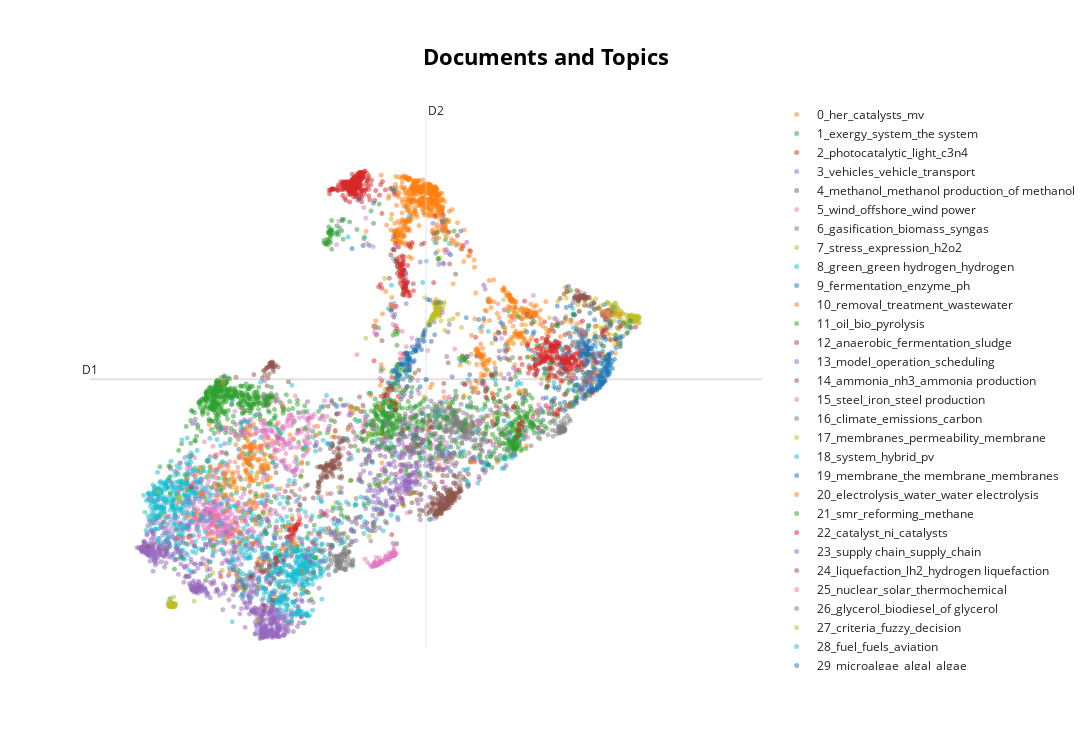

Notebook code cell kept with this figure:
### Code cell
# Reduce outliers
#new_topics = topic_model.reduce_outliers(abstracts, topics, probabilities=probs, 
#                             threshold=0.1, strategy="probabilities")

#new_topics = topic_model.reduce_outliers(abstracts, topics, strategy="embeddings", threshold=0.1)

# Use the "c-TF-IDF" strategy with a threshold
#new_topics = topic_model.reduce_outliers(abstracts, topics , strategy="c-tf-idf", threshold=0.05)

# Reduce all outliers that are left with the "distributions" strategy
new_topics = topic_model.reduce_outliers(abstracts, topics, strategy="distributions", threshold=0.1)

topic_model.update_topics(abstracts, topics=new_topics, n_gram_range=(1, 2),ctfidf_model = ClassTfidfTransformer(reduce_frequent_words=True))
topic_model.visualize_documents(abstracts, reduced_embeddings=reduced_embeddings, 
                                hide_document_hover=True, hide_annotations=True)

### Figure 1 — Plotly figure (JSON) as saved in the notebook; plotly's stock layout.template omitted (floating-point values rounded to 4 significant figures; data arrays with more than 128 entries replaced by an {"elided": "..."} marker saying what was removed)
{"data": [{"hoverinfo": "text", "marker": {"color": "#CFD8DC", "opacity": 0.5, "size": 5}, "mode": "markers+text", "name": "other", "showlegend": false, "type": "scattergl", "x": [null], "y": [null]}, {"hoverinfo": "text", "marker": {"opacity": 0.5, "size": 5}, "mode": "markers+text", "name": "0_her_catalysts_mv", "text": {"elided": "461 str values"}, "textfont": {"size": 12}, "type": "scattergl", "x": {"elided": "461 float values"}, "y": {"elided": "461 float values"}}, {"hoverinfo": "text", "marker": {"opacity": 0.5, "size": 5}, "mode": "markers+text", "name": "1_exergy_system_the system", "text": {"elided": "509 str values"}, "textfont": {"size": 12}, "type": "scattergl", "x": {"elided": "509 float values"}, "y": {"elided": "509 float values"}}, {"hoverinfo": "text", "marker": {"opacity": 0.5, "size": 5}, "mode": "markers+text", "name": "2_photocatalytic_light_c3n4", "text": {"elided": "252 str values"}, "textfont": {"size": 12}, "type": "scattergl", "x": {"elided": "252 float values"}, "y": {"elided": "252 float values"}}, {"hoverinfo": "text", "marker": {"opacity": 0.5, "size": 5}, "mode": "markers+text", "name": "3_vehicles_vehicle_transport", "text": {"elided": "356 str values"}, "textfont": {"size": 12}, "type": "scattergl", "x": {"elided": "356 float values"}, "y": {"elided": "356 float values"}}, {"hoverinfo": "text", "marker": {"opacity": 0.5, "size": 5}, "mode": "markers+text", "name": "4_methanol_methanol production_of methanol", "text": {"elided": "270 str values"}, "textfont": {"size": 12}, "type": "scattergl", "x": {"elided": "270 float values"}, "y": {"elided": "270 float values"}}, {"hoverinfo": "text", "marker": {"opacity": 0.5, "size": 5}, "mode": "markers+text", "name": "5_wind_offshore_wind power", "text": {"elided": "352 str values"}, "textfont": {"size": 12}, "type": "scattergl", "x": {"elided": "352 float values"}, "y": {"elided": "352 float values"}}, {"hoverinfo": "text", "marker": {"opacity": 0.5, "size": 5}, "mode": "markers+text", "name": "6_gasification_biomass_syngas", "text": {"elided": "361 str values"}, "textfont": {"size": 12}, "type": "scattergl", "x": {"elided": "361 float values"}, "y": {"elided": "361 float values"}}, {"hoverinfo": "text", "marker": {"opacity": 0.5, "size": 5}, "mode": "markers+text", "name": "7_stress_expression_h2o2", "text": {"elided": "175 str values"}, "textfont": {"size": 12}, "type": "scattergl", "x": {"elided": "175 float values"}, "y": {"elided": "175 float values"}}, {"hoverinfo": "text", "marker": {"opacity": 0.5, "size": 5}, "mode": "markers+text", "name": "8_green_green hydrogen_hydrogen", "text": {"elided": "504 str values"}, "textfont": {"size": 12}, "type": "scattergl", "x": {"elided": "504 float values"}, "y": {"elided": "504 float values"}}, {"hoverinfo": "text", "marker": {"opacity": 0.5, "size": 5}, "mode": "markers+text", "name": "9_fermentation_enzyme_ph", "text": {"elided": "233 str values"}, "textfont": {"size": 12}, "type": "scattergl", "x": {"elided": "233 float values"}, "y": {"elided": "233 float values"}}, {"hoverinfo": "text", "marker": {"opacity": 0.5, "size": 5}, "mode": "markers+text", "name": "10_removal_treatment_wastewater", "text": {"elided": "208 str values"}, "textfont": {"size": 12}, "type": "scattergl", "x": {"elided": "208 float values"}, "y": {"elided": "208 float values"}}, {"hoverinfo": "text", "marker": {"opacity": 0.5, "size": 5}, "mode": "markers+text", "name": "11_oil_bio_pyrolysis", "text": {"elided": "265 str values"}, "textfont": {"size": 12}, "type": "scattergl", "x": {"elided": "265 float values"}, "y": {"elided": "265 float values"}}, {"hoverinfo": "text", "marker": {"opacity": 0.5, "size": 5}, "mode": "markers+text", "name": "12_anaerobic_fermentation_sludge", "text": {"elided": "242 str values"}, "textfont": {"size": 12}, "type": "scattergl", "x": {"elided": "242 float values"}, "y": {"elided": "242 float values"}}, {"hoverinfo": "text", "marker": {"opacity": 0.5, "size": 5}, "mode": "markers+text", "name": "13_model_operation_scheduling", "text": {"elided": "245 str values"}, "textfont": {"size": 12}, "type": "scattergl", "x": {"elided": "245 float values"}, "y": {"elided": "245 float values"}}, {"hoverinfo": "text", "marker": {"opacity": 0.5, "size": 5}, "mode": "markers+text", "name": "14_ammonia_nh3_ammonia production", "text": {"elided": "181 str values"}, "textfont": {"size": 12}, "type": "scattergl", "x": {"elided": "181 float values"}, "y": {"elided": "181 float values"}}, {"hoverinfo": "text", "marker": {"opacity": 0.5, "size": 5}, "mode": "markers+text", "name": "15_steel_iron_steel production", "text": ["", "", "", "", "", "", "", "", "", "", "", "", "", "", "", "", "", "", "", "", "", "", "", "", "", "", "", "", "", "", "", "", "", "", "", "", "", "", "", "", "", "", "", "", "", "", "", "", "", "", "", "", "", "", "", "", "", "", "", "", "", "", "", "", "", "", "", "", "", "", "", "", "", "", "", "", "", "", "", "", "", "", "", "", "", "", "", "", "", "", "", "", "", "", "", "", "", "", "", "", "", "", "", "", "", "", "", "", "", "", "", "", "", "", "", "", "", "", "", "", "", "", ""], "textfont": {"size": 12}, "type": "scattergl", "x": [8.734, 6.943, 8.707, 8.92, 9.831, 8.881, 8.744, 8.993, 8.559, 8.676, 8.691, 9.427, 9.1, 8.661, 8.7, 8.982, 8.867, 8.939, 6.912, 10.39, 9.055, 8.971, 8.965, 11.16, 8.974, 6.72, 8.986, 8.951, 8.952, 7.72, 8.678, 8.899, 8.828, 8.715, 9.75, 8.801, 8.676, 8.894, 8.745, 8.941, 8.657, 9.253, 11.53, 9.322, 9.007, 9.182, 8.666, 8.98, 8.776, 10.7, 9.27, 8.918, 8.849, 8.938, 8.658, 8.973, 8.681, 8.962, 8.728, 8.636, 9.926, 7.74, 10.61, 8.967, 8.649, 7.363, 9.838, 8.689, 8.651, 8.952, 10.58, 8.927, 8.958, 6.659, 8.844, 9.344, 8.516, 8.941, 9.883, 8.705, 9.453, 8.758, 8.841, 8.976, 8.76, 8.968, 8.669, 8.722, 8.971, 8.694, 8.983, 9.363, 8.682, 8.663, 9.498, 8.671, 8.829, 6.531, 8.769, 10.86, 8.817, 8.733, 9.074, 8.68, 8.975, 8.661, 8.97, 11.9, 8.965, 8.739, 7.923, 8.688, 8.955, 9.39, 8.601, 9.226, 9.013, 10.31, 8.661, 8.625, 8.964, 8.907, 8.753], "y": [0.1654, 1.064, 0.1456, 0.3322, 2.9, 0.249, 0.2609, 4.101, 0.1814, 0.128, 0.2717, 3.847, 4.016, 4.096, 0.1418, 0.3267, 0.2444, 0.2982, 2.545, 3.148, 1.673, 0.3412, 0.3865, 4.612, 0.3283, 0.4254, 0.3519, 0.3227, 0.3063, 2.436, 4.087, 0.2388, 2.302, 0.1539, 3.018, 0.2015, 0.1947, 0.3454, 0.201, 0.3344, 0.1691, 3.905, 4.209, 2.643, 4.11, 1.01, 4.105, 0.3179, 0.1744, 4.368, 1.644, 0.2848, 0.2836, 0.3146, 0.1349, 0.3489, 0.159, 0.3222, 0.1536, 0.1215, 3.723, 2.293, 4.472, 4.404, 0.1404, 0.2866, 2.932, 3.964, 4.098, 0.2911, 1.929, 0.2811, 4.13, -0.1195, 0.2275, 3.2, 0.2411, 0.3106, 3.263, 3.975, 3.987, 0.1995, 0.2958, 0.2982, 0.2041, 0.3799, 0.1945, 0.1504, 0.2992, 0.1546, 0.3052, 2.987, 0.1657, 4.089, 3.697, 0.1704, 0.2535, -0.2435, 0.1786, 4.208, 0.2281, 0.1716, 3.65, 0.1307, 0.4456, 4.005, 0.3273, 4.161, 0.3192, 0.1645, 1.039, 3.965, 0.3199, 2.372, 0.1406, 3.432, 0.3302, 2.496, 0.1447, 0.1151, 0.301, 0.2818, 0.1965]}, {"hoverinfo": "text", "marker": {"opacity": 0.5, "size": 5}, "mode": "markers+text", "name": "16_climate_emissions_carbon", "text": {"elided": "173 str values"}, "textfont": {"size": 12}, "type": "scattergl", "x": {"elided": "173 float values"}, "y": {"elided": "173 float values"}}, {"hoverinfo": "text", "marker": {"opacity": 0.5, "size": 5}, "mode": "markers+text", "name": "17_membranes_permeability_membrane", "text": ["", "", "", "", "", "", "", "", "", "", "", "", "", "", "", "", "", "", "", "", "", "", "", "", "", "", "", "", "", "", "", "", "", "", "", "", "", "", "", "", "", "", "", "", "", "", "", "", "", "", "", "", "", "", "", "", "", "", "", "", "", "", "", "", "", "", "", "", "", "", "", "", "", "", "", "", "", "", "", "", "", "", "", "", "", "", "", "", "", "", "", "", ""], "textfont": {"size": 12}, "type": "scattergl", "x": [9.564, 12.46, 9.672, 9.769, 9.458, 9.664, 9.689, 9.589, 9.626, 9.679, 9.611, 9.563, 9.607, 9.685, 9.68, 9.751, 9.598, 9.415, 9.652, 9.708, 9.579, 9.593, 9.69, 9.688, 9.673, 9.581, 9.763, 9.733, 9.636, 9.541, 11.04, 11.82, 9.644, 9.675, 9.562, 9.638, 6.708, 9.601, 9.643, 9.636, 9.685, 9.515, 10.94, 9.608, 9.617, 9.546, 9.624, 9.633, 9.511, 9.641, 9.608, 9.693, 9.497, 9.628, 9.684, 9.63, 11.41, 8.825, 11.86, 9.595, 12.03, 9.696, 9.516, 9.637, 9.613, 9.657, 9.622, 9.637, 8.925, 10.03, 9.615, 9.835, 9.732, 9.628, 9.651, 8.056, 12.18, 9.637, 9.773, 9.688, 9.678, 9.623, 9.597, 9.629, 9.614, 9.664, 9.646, 9.902, 9.664, 9.685, 9.551, 9.659, 11.29], "y": [4.23, 4.484, 4.484, 4.033, 4.573, 4.357, 4.411, 4.287, 4.37, 4.297, 4.478, 4.257, 4.271, 4.275, 4.514, 4.472, 4.282, 3.938, 4.313, 4.19, 4.287, 4.258, 4.273, 4.39, 4.316, 4.247, 4.496, 4.379, 4.404, 4.188, 4.123, 4.584, 4.333, 4.404, 4.222, 4.42, 2.384, 4.302, 4.444, 4.467, 4.388, 4.139, 3.034, 4.27, 4.482, 4.204, 4.335, 4.323, 4.158, 4.327, 5.575, 5.231, 4.104, 4.467, 4.384, 4.549, 4.24, 4.893, 4.454, 4.473, 2.957, 4.405, 4.139, 4.332, 4.328, 4.338, 4.454, 4.321, 5.876, 4.08, 4.291, 5.832, 4.408, 4.332, 4.327, 1.178, 4.395, 4.49, 5.626, 4.402, 4.373, 4.241, 4.292, 4.451, 4.4, 4.511, 4.426, 4.228, 5.347, 4.369, 4.178, 4.387, 3.232]}, {"hoverinfo": "text", "marker": {"opacity": 0.5, "size": 5}, "mode": "markers+text", "name": "18_system_hybrid_pv", "text": {"elided": "428 str values"}, "textfont": {"size": 12}, "type": "scattergl", "x": {"elided": "428 float values"}, "y": {"elided": "428 float values"}}, {"hoverinfo": "text", "marker": {"opacity": 0.5, "size": 5}, "mode": "markers+text", "name": "19_membrane_the membrane_membranes", "text": ["", "", "", "", "", "", "", "", "", "", "", "", "", "", "", "", "", "", "", "", "", "", "", "", "", "", "", "", "", "", "", "", "", "", "", "", "", "", "", "", "", "", "", "", "", "", "", "", "", "", "", "", "", "", "", "", "", "", "", "", "", "", "", "", "", "", "", "", "", "", "", "", "", "", "", "", "", "", "", "", "", "", "", "", "", "", "", "", "", "", "", "", "", "", "", "", "", "", "", "", "", "", "", "", "", "", "", "", "", "", "", "", "", "", "", "", "", "", "", "", "", "", "", "", "", "", "", ""], "textfont": {"size": 12}, "type": "scattergl", "x": [9.612, 8.827, 9.48, 9.174, 11.06, 9.377, 8.976, 11.71, 10.13, 11.76, 9.217, 9.166, 9.463, 9.314, 9.013, 9.094, 9.229, 9.216, 9.066, 8.578, 9.175, 9.501, 7.591, 9.176, 9.227, 10.38, 8.962, 9.182, 9.059, 8.313, 9.448, 7.73, 6.533, 9.207, 9.448, 9.027, 10.11, 9.046, 9.315, 10.27, 11.8, 9.367, 9.037, 9.022, 9.005, 9.2, 9.115, 9.295, 9.336, 9.173, 9.182, 9.275, 11.65, 8.571, 8.999, 9.38, 9.044, 8.974, 8.942, 9.246, 9.477, 8.878, 9.403, 10.57, 9.118, 9.156, 8.996, 8.939, 9.018, 9.341, 9.203, 9.081, 10.3, 9.032, 9.162, 10.65, 9.191, 9.638, 9.06, 9.702, 8.922, 9.117, 9.228, 6.796, 9.542, 9.366, 9.01, 9.298, 9.167, 9.323, 9.432, 9.34, 9.204, 8.8, 9.535, 12.28, 8.428, 9.118, 9.448, 9.548, 11.85, 9.108, 9.068, 12.29, 9.141, 9.202, 9.208, 8.583, 9.171, 8.912, 9.182, 9.276, 9.145, 9.43, 9.219, 9.258, 9.178, 9.291, 9.219, 8.486, 9.137, 9.558, 9.114, 9.859, 11.83, 8.955, 9.043, 9.475], "y": [3.959, 2.903, 2.611, 3.273, 4.006, 3.866, 6.34, 4.761, 3.597, 3.767, 3.559, 3.475, 4.04, 3.689, 3.277, 3.47, 3.201, 3.541, 3.481, 2.988, 3.51, 4.544, 0.7865, 3.097, 3.652, 4.229, 3.146, 3.556, 3.294, 5.387, 3.857, 2.117, 2.061, 3.433, 3.951, 3.159, 4.242, 3.295, 3.712, 3.605, 4.562, 3.788, 3.206, 3.334, 3.368, 3.582, 3.46, 3.717, 3.761, 3.641, 3.647, 3.507, 2.842, 1.222, 3.393, 3.098, 3.472, 3.347, 2.706, 3.004, 3.216, 3.165, 3.71, 3.877, 3.494, 3.335, 3.227, 2.799, 3.328, 3.875, 3.365, 3.468, 4.211, 3.29, 3.383, 4.162, 3.458, 4.49, 3.408, 4.489, 3.066, 3.223, 3.497, 2.41, 4.531, 3.753, 3.248, 3.704, 3.661, 3.688, 3.977, 3.804, 3.525, 2.712, 4.12, 4.458, 6.21, 3.45, 4.013, 1.826, 4.045, 2.935, 3.285, 3.921, 3.562, 3.579, 3.378, 5.44, 3.613, 3.158, 3.641, 3.672, 3.661, 3.919, 3.571, 3.759, 3.561, 3.533, 3.372, 5.437, 3.365, 3.85, 2.444, 5.284, 4.006, 3.369, 3.221, 3.217]}, {"hoverinfo": "text", "marker": {"opacity": 0.5, "size": 5}, "mode": "markers+text", "name": "20_electrolysis_water_water electrolysis", "text": {"elided": "303 str values"}, "textfont": {"size": 12}, "type": "scattergl", "x": {"elided": "303 float values"}, "y": {"elided": "303 float values"}}, {"hoverinfo": "text", "marker": {"opacity": 0.5, "size": 5}, "mode": "markers+text", "name": "21_smr_reforming_methane", "text": {"elided": "338 str values"}, "textfont": {"size": 12}, "type": "scattergl", "x": {"elided": "338 float values"}, "y": {"elided": "338 float values"}}, {"hoverinfo": "text", "marker": {"opacity": 0.5, "size": 5}, "mode": "markers+text", "name": "22_catalyst_ni_catalysts", "text": ["", "", "", "", "", "", "", "", "", "", "", "", "", "", "", "", "", "", "", "", "", "", "", "", "", "", "", "", "", "", "", "", "", "", "", "", "", "", "", "", "", "", "", "", "", "", "", "", "", "", "", "", "", "", "", "", "", "", "", "", "", "", "", "", "", "", "", "", "", "", "", "", "", "", "", "", "", "", "", "", "", "", "", "", "", "", "", "", "", "", "", "", "", "", "", "", "", "", "", "", "", "", "", "", "", "", "", "", "", "", "", "", "", "", "", "", "", "", "", "", "", "", "", "", ""], "textfont": {"size": 12}, "type": "scattergl", "x": [9.25, 9.142, 9.064, 9.212, 11.04, 9.201, 9.074, 10.78, 9.107, 11.74, 9.226, 9.13, 8.826, 9.157, 11.93, 9.231, 9.129, 8.658, 11.54, 9.118, 8.781, 9.123, 11.55, 11.58, 9.552, 9.131, 8.847, 8.886, 9.069, 9.143, 9.117, 9.02, 9.188, 9.186, 8.77, 11.49, 11.36, 10.73, 9.059, 9.112, 11.34, 9.12, 9.008, 9.126, 9.009, 9.158, 10.85, 11.48, 9.142, 9.104, 8.992, 9.121, 9.112, 9.186, 9.113, 12.1, 9.835, 9.09, 9.04, 10.85, 9.102, 10.17, 9.18, 9.155, 8.908, 9.103, 8.985, 9.162, 11.4, 9.255, 9.618, 10.94, 9.066, 9.013, 9.092, 9.121, 10.58, 11.22, 9.075, 9.109, 9.09, 9.136, 10.91, 9.026, 11.54, 9.123, 11.4, 9.968, 9.207, 9.531, 9.105, 9.129, 9.124, 9.14, 9.128, 9.072, 9.595, 11.7, 10.98, 8.855, 11.3, 9.084, 9.199, 8.945, 10.26, 11.24, 11.53, 8.45, 9.059, 9.152, 9.121, 9.125, 8.752, 9.06, 8.997, 9.278, 9.445, 9.156, 9.161, 10.53, 9.108, 8.998, 9.181, 9.066, 9.127], "y": [2.013, 4.759, 4.949, 5.466, 2.978, 4.603, 5.052, 2.944, 4.947, 2.814, 4.61, 4.613, 2.944, 4.712, 4.186, 5.418, 5.251, 3.528, 2.716, 5.049, 3.199, 4.824, 3.775, 2.711, 2.416, 4.899, 2.958, 3.055, 4.81, 4.757, 5.122, 4.057, 4.673, 5.106, 2.942, 2.637, 2.785, 2.639, 5.016, 5.132, 4.174, 5.184, 4.429, 5.029, 5.214, 4.782, 2.771, 2.859, 4.677, 4.95, 2.718, 4.668, 4.997, 4.832, 4.961, 2.997, 5.659, 4.857, 2.937, 2.762, 4.991, 5.343, 4.67, 4.794, 2.851, 5.266, 6.28, 4.808, 2.73, 5.487, 5.928, 2.358, 5.065, 5.161, 5.104, 4.736, 2.777, 2.701, 5.109, 5.022, 4.926, 4.861, 2.258, 4.976, 2.649, 4.842, 3.247, 5.602, 4.662, 2.542, 4.758, 4.719, 3.635, 4.791, 5.027, 4.973, 4.822, 4.673, 2.442, 2.968, 3.9, 5.125, 5.435, 3.047, 3.916, 2.416, 2.639, 2.688, 5.241, 4.757, 4.718, 4.629, 2.766, 4.914, 5.462, 4.688, 5.477, 4.963, 4.719, 2.91, 5.196, 2.812, 4.825, 5.126, 5.032]}, {"hoverinfo": "text", "marker": {"opacity": 0.5, "size": 5}, "mode": "markers+text", "name": "23_supply chain_supply_chain", "text": {"elided": "154 str values"}, "textfont": {"size": 12}, "type": "scattergl", "x": {"elided": "154 float values"}, "y": {"elided": "154 float values"}}, {"hoverinfo": "text", "marker": {"opacity": 0.5, "size": 5}, "mode": "markers+text", "name": "24_liquefaction_lh2_hydrogen liquefaction", "text": ["", "", "", "", "", "", "", "", "", "", "", "", "", "", "", "", "", "", "", "", "", "", "", "", "", "", "", "", "", "", "", "", "", "", "", "", "", "", "", "", "", "", "", "", "", "", "", "", "", "", "", "", "", "", "", "", "", "", "", "", "", "", "", "", "", "", "", "", "", "", "", "", "", "", "", "", "", "", "", ""], "textfont": {"size": 12}, "type": "scattergl", "x": [7.023, 7.05, 9.388, 7.036, 7.058, 7.937, 8.925, 6.605, 7.041, 7.065, 7.051, 7.031, 7.042, 6.991, 7.079, 7.043, 7.035, 7.04, 6.975, 7.061, 7.022, 6.922, 6.966, 7.045, 7.002, 7.043, 7.099, 7.046, 6.984, 6.941, 6.451, 7.129, 9.305, 7.19, 7.06, 7.04, 6.996, 9.755, 6.9, 9.94, 6.77, 7.03, 7.068, 7.039, 7.058, 7.035, 8.373, 7.113, 7.074, 6.943, 6.72, 7.008, 7.059, 7.062, 6.836, 7.06, 6.725, 7.02, 9.452, 6.959, 7.068, 6.491, 6.83, 9.361, 6.924, 8.922, 7.042, 7.056, 9.257, 7.039, 6.978, 9.881, 7.152, 9.824, 9.041, 7.04, 7.046, 7.058, 6.872, 10.19], "y": [3.464, 3.477, 2.236, 3.48, 3.475, 2.775, 4.371, -0.1911, 3.445, 3.443, 3.484, 3.48, 3.487, 3.24, 3.35, 3.459, 3.462, 3.478, 3.407, 3.494, 3.49, 3.365, 3.407, 3.454, 3.421, 3.483, 3.427, 3.467, 0.06348, 3.289, 0.06241, 0.2041, 2.293, 0.02996, 3.511, 3.47, 3.429, 3.152, 3.244, 4.963, 3.299, 3.462, 3.448, 3.497, 3.431, 3.448, 0.919, 3.458, 3.431, 3.367, -0.04371, 3.308, 3.484, 3.491, 0.1504, 3.473, -0.07545, -0.1708, 2.208, -0.248, 3.39, 3.255, -0.1893, 3.373, 0.04075, 3.106, 3.461, 3.487, 3.241, 3.489, 3.113, 1.905, 3.424, 3.494, 2.221, 3.462, 3.481, 3.443, 0.06688, 3.083]}, {"hoverinfo": "text", "marker": {"opacity": 0.5, "size": 5}, "mode": "markers+text", "name": "25_nuclear_solar_thermochemical", "text": {"elided": "265 str values"}, "textfont": {"size": 12}, "type": "scattergl", "x": {"elided": "265 float values"}, "y": {"elided": "265 float values"}}, {"hoverinfo": "text", "marker": {"opacity": 0.5, "size": 5}, "mode": "markers+text", "name": "26_glycerol_biodiesel_of glycerol", "text": ["", "", "", "", "", "", "", "", "", "", "", "", "", "", "", "", "", "", "", "", "", "", "", "", "", "", "", "", "", "", "", "", "", "", "", "", "", "", "", "", "", "", "", "", "", "", "", "", "", "", "", "", "", "", "", "", "", "", "", "", "", "", "", "", "", "", "", "", "", "", "", "", "", "", "", "", "", "", "", "", "", "", "", "", "", "", "", "", "", "", "", "", "", "", "", "", "", ""], "textfont": {"size": 12}, "type": "scattergl", "x": [11.79, 11.73, 11.58, 12.3, 12.06, 11.73, 11.46, 11.66, 11.24, 11.7, 11.59, 11.74, 11.46, 12.06, 6.525, 11.59, 11.64, 11.63, 11.63, 11.51, 11.74, 11.65, 12.03, 11.31, 11.61, 12.47, 10.95, 11.62, 11.65, 11.13, 11.49, 11.61, 11.67, 11.6, 11.61, 12.09, 11.39, 11.6, 11.62, 10.8, 11.66, 11.69, 11.25, 11.62, 11.65, 10.37, 11.59, 12.0, 11.66, 10.64, 11.97, 11.61, 11.57, 11.41, 11.64, 9.75, 11.31, 11.63, 11.56, 11.96, 11.56, 11.56, 9.787, 11.57, 11.25, 11.6, 9.602, 11.61, 11.57, 11.58, 11.96, 11.3, 11.84, 11.94, 8.923, 11.57, 6.926, 11.41, 12.09, 11.6, 11.26, 11.63, 9.51, 11.53, 11.65, 11.63, 10.88, 11.28, 11.63, 9.238, 11.47, 12.11, 11.62, 7.973, 11.51, 11.74, 11.47, 11.72], "y": [2.806, 2.773, 2.39, 3.598, 3.3, 2.565, 2.529, 2.379, 2.259, 2.62, 2.38, 2.782, 2.376, 3.3, 2.226, 2.517, 2.492, 2.349, 2.382, 2.486, 3.204, 2.358, 3.286, 2.349, 2.4, 3.902, 2.197, 2.402, 2.57, 2.121, 2.55, 2.38, 2.726, 2.345, 2.396, 3.336, 2.303, 2.376, 2.393, 3.216, 2.388, 2.496, 2.66, 2.421, 2.417, 2.53, 2.363, 3.269, 2.394, 1.96, 3.092, 2.39, 2.444, 2.651, 2.423, 5.943, 2.346, 2.41, 2.376, 3.191, 2.418, 2.434, 5.863, 2.354, 2.325, 2.418, 4.17, 2.427, 2.329, 2.415, 3.165, 2.359, 4.072, 3.241, 2.661, 2.339, 1.657, 2.659, 3.245, 2.452, 2.238, 2.384, 2.352, 2.318, 2.375, 2.387, 1.955, 2.374, 2.464, 2.587, 2.679, 3.347, 2.391, 2.136, 2.37, 2.535, 2.278, 2.8]}, {"hoverinfo": "text", "marker": {"opacity": 0.5, "size": 5}, "mode": "markers+text", "name": "27_criteria_fuzzy_decision", "text": ["", "", "", "", "", "", "", "", "", "", "", "", "", "", "", "", "", "", "", "", "", "", "", "", "", "", "", "", "", "", "", "", "", "", "", "", "", "", "", "", "", "", "", "", "", "", "", "", "", "", "", "", "", "", "", "", "", "", "", "", "", "", "", "", "", "", "", "", "", "", "", "", "", "", "", "", "", "", "", "", "", "", "", "", "", "", "", ""], "textfont": {"size": 12}, "type": "scattergl", "x": [5.533, 7.369, 9.814, 8.592, 5.449, 5.467, 10.55, 5.462, 10.45, 8.53, 6.135, 5.531, 5.477, 5.443, 11.97, 7.368, 6.006, 5.511, 5.428, 6.126, 5.464, 5.494, 5.453, 5.352, 5.592, 5.501, 11.71, 5.54, 7.128, 11.89, 7.543, 5.508, 5.537, 5.457, 5.619, 8.529, 5.505, 5.468, 8.781, 6.246, 10.94, 5.57, 8.744, 5.421, 6.959, 6.811, 6.431, 10.9, 7.04, 7.597, 10.51, 8.763, 10.83, 5.447, 6.841, 5.468, 8.664, 5.479, 7.434, 5.831, 5.485, 5.265, 5.504, 5.432, 6.274, 5.479, 8.23, 5.455, 5.474, 5.491, 9.356, 6.282, 5.476, 8.1, 5.466, 11.86, 5.451, 5.428, 6.02, 5.502, 5.478, 5.493, 5.473, 5.483, 8.579, 5.463, 5.445, 5.459], "y": [-0.5306, 0.9578, 2.817, 2.318, -0.5145, -0.5243, 2.603, -0.5472, 3.367, 2.213, 0.4025, -0.5436, -0.5352, -0.5221, 4.511, 1.477, 1.239, -0.498, -0.5251, 0.0121, -0.5455, -0.5374, -0.4985, 0.9677, 1.3, -0.5489, 4.2, -0.4964, 0.6726, 4.352, -0.2571, -0.3886, -0.5099, -0.4994, 1.238, 3.902, -0.5467, -0.519, 1.145, 1.402, 4.363, 1.256, 2.344, -0.5006, 1.739, 1.643, 1.428, 4.325, 0.03668, 2.053, 3.818, 2.743, 3.88, -0.5282, -0.7617, -0.4734, 4.104, -0.5168, 0.5015, -0.4544, -0.5267, 1.356, -0.5097, -0.542, 0.05647, -0.5256, 0.5921, -0.5439, -0.5487, -0.5339, 1.563, 1.267, -0.5354, 1.431, -0.4904, 3.813, -0.5204, -0.4693, -0.1002, -0.4853, -0.5316, -0.4939, -0.5114, -0.4847, 0.6214, -0.5309, -0.429, -0.5281]}, {"hoverinfo": "text", "marker": {"opacity": 0.5, "size": 5}, "mode": "markers+text", "name": "28_fuel_fuels_aviation", "text": {"elided": "146 str values"}, "textfont": {"size": 12}, "type": "scattergl", "x": {"elided": "146 float values"}, "y": {"elided": "146 float values"}}, {"hoverinfo": "text", "marker": {"opacity": 0.5, "size": 5}, "mode": "markers+text", "name": "29_microalgae_algal_algae", "text": ["", "", "", "", "", "", "", "", "", "", "", "", "", "", "", "", "", "", "", "", "", "", "", "", "", "", "", "", "", "", "", "", "", "", "", "", "", "", "", "", "", "", "", "", "", "", "", "", "", "", "", "", "", "", "", "", "", "", "", "", "", "", "", ""], "textfont": {"size": 12}, "type": "scattergl", "x": [12.14, 12.31, 11.95, 11.94, 11.99, 12.04, 11.72, 12.01, 12.11, 11.09, 9.86, 12.1, 12.07, 12.01, 11.96, 12.04, 12.02, 12.03, 11.96, 11.65, 12.29, 11.93, 11.99, 11.99, 12.12, 11.58, 12.0, 11.99, 10.45, 12.0, 11.96, 11.99, 11.99, 12.0, 12.1, 12.07, 11.93, 12.01, 11.95, 11.92, 11.97, 11.99, 12.37, 12.01, 11.61, 10.7, 11.84, 11.89, 12.04, 11.95, 11.96, 12.47, 12.0, 11.88, 11.89, 11.45, 11.5, 11.91, 12.04, 12.02, 12.04, 11.87, 11.95, 10.44], "y": [3.209, 3.581, 3.657, 3.814, 3.745, 3.636, 3.661, 3.745, 3.889, 3.721, 1.697, 3.782, 3.732, 3.522, 3.692, 3.851, 3.716, 3.635, 3.779, 2.704, 3.26, 3.657, 3.677, 3.64, 4.208, 2.819, 3.644, 3.707, 1.799, 3.644, 3.585, 3.462, 3.783, 3.692, 3.664, 3.731, 3.927, 3.777, 3.693, 3.626, 3.65, 3.679, 4.136, 3.623, 3.435, 2.534, 3.758, 3.588, 3.537, 3.837, 3.676, 3.882, 3.766, 3.754, 3.805, 2.842, 2.906, 3.602, 3.719, 3.705, 3.742, 3.83, 3.686, 2.204]}, {"hoverinfo": "text", "marker": {"opacity": 0.5, "size": 5}, "mode": "markers+text", "name": "30_deposits_rock_rocks", "text": ["", "", "", "", "", "", "", "", "", "", "", "", "", "", "", "", "", "", "", "", "", "", "", "", "", "", "", "", "", "", "", "", "", "", "", "", "", "", "", "", "", "", "", "", "", ""], "textfont": {"size": 12}, "type": "scattergl", "x": [10.46, 10.55, 10.29, 10.42, 10.25, 10.23, 10.39, 10.34, 8.608, 10.38, 10.35, 10.38, 10.3, 10.32, 10.34, 10.3, 11.42, 10.33, 8.244, 10.32, 10.28, 10.39, 10.17, 10.34, 10.27, 10.39, 10.19, 10.79, 10.27, 10.34, 10.37, 10.36, 10.41, 11.13, 10.39, 10.35, 10.33, 10.36, 10.48, 10.45, 10.29, 10.27, 10.33, 10.21, 10.34, 10.32], "y": [3.542, 3.493, 3.727, 3.526, 3.701, 3.061, 3.464, 3.31, 2.951, 3.643, 3.596, 3.283, 3.659, 3.615, 3.6, 3.682, 4.028, 3.614, 2.386, 3.607, 3.683, 3.605, 3.165, 3.584, 3.729, 3.521, 3.951, 3.872, 3.467, 3.248, 3.458, 3.734, 3.298, 3.909, 3.405, 3.481, 3.806, 3.615, 3.548, 3.485, 3.163, 3.633, 3.602, 3.007, 3.567, 3.635]}, {"hoverinfo": "text", "marker": {"opacity": 0.5, "size": 5}, "mode": "markers+text", "name": "31_pv_photoelectrochemical_pec", "text": ["", "", "", "", "", "", "", "", "", "", "", "", "", "", "", "", "", "", "", "", "", "", "", "", "", "", "", "", "", "", "", "", "", "", "", "", "", "", "", "", "", "", "", "", "", "", "", "", "", "", "", "", "", "", "", "", "", "", ""], "textfont": {"size": 12}, "type": "scattergl", "x": [7.019, 12.58, 8.739, 6.799, 8.173, 9.493, 8.075, 6.975, 7.95, 7.967, 7.454, 7.919, 8.059, 7.945, 7.912, 8.158, 7.988, 8.611, 7.899, 8.092, 6.255, 6.09, 8.159, 7.949, 7.554, 7.873, 8.501, 7.982, 8.003, 7.31, 6.992, 9.649, 7.903, 7.996, 7.949, 7.943, 8.651, 7.976, 7.975, 9.67, 11.75, 7.993, 7.956, 5.44, 7.939, 5.682, 6.22, 7.974, 9.733, 7.934, 8.274, 7.991, 6.111, 8.1, 10.92, 8.389, 7.871, 7.967, 6.396], "y": [2.49, 4.156, 6.123, 1.329, 5.542, 1.645, 5.763, 0.6653, 5.492, 5.554, 0.4433, 5.54, 5.627, 5.746, 5.482, 5.849, 5.619, 6.01, 5.46, 5.662, 1.381, 1.711, 5.87, 5.645, 2.683, 5.479, 5.552, 5.706, 5.648, 0.4132, 2.093, 5.651, 5.475, 5.69, 5.64, 5.522, 5.805, 5.678, 5.601, 5.205, 4.692, 5.375, 5.663, 1.591, 5.665, 1.636, 1.476, 5.683, 5.829, 5.447, 5.829, 5.853, 1.421, 5.615, 4.254, 5.704, 5.521, 5.661, 2.226]}, {"hoverinfo": "text", "marker": {"opacity": 0.5, "size": 5}, "mode": "markers+text", "name": "32_lohc_dehydrogenation_lohcs", "text": ["", "", "", "", "", "", "", "", "", "", "", "", "", "", "", "", "", "", "", "", "", "", "", "", "", "", "", "", "", "", "", "", "", "", "", "", "", "", "", "", "", "", "", "", "", "", "", "", "", "", ""], "textfont": {"size": 12}, "type": "scattergl", "x": [7.397, 7.335, 7.493, 7.243, 7.458, 9.076, 7.104, 6.25, 7.421, 7.33, 6.734, 7.474, 7.281, 7.016, 9.073, 7.384, 9.021, 10.49, 7.395, 7.49, 7.367, 7.412, 6.921, 6.897, 7.416, 7.111, 7.409, 7.375, 7.436, 7.065, 8.922, 7.5, 7.11, 7.418, 8.782, 7.343, 9.119, 9.169, 8.758, 7.351, 7.323, 10.99, 8.937, 7.877, 8.969, 5.785, 8.938, 7.45, 8.5, 7.429, 7.422], "y": [0.7624, 0.7173, 0.9099, 0.2247, 0.8089, 1.259, 0.1551, -0.04635, 0.743, 0.7265, -0.04101, 0.8622, 0.6023, 0.143, 3.562, 0.6708, 5.103, 2.195, 0.6421, 1.138, 0.6628, 0.7093, 0.1919, 0.02062, 0.7394, 0.2529, 0.7386, 0.9003, 0.7638, -0.4389, 5.282, 0.8223, 0.2595, 0.7346, 4.731, 0.7336, 2.375, 2.089, 4.792, 0.5601, 0.6244, 2.536, 0.6473, 0.9977, 5.371, 1.431, 3.254, 0.8067, 2.358, 0.741, 0.798]}, {"hoverinfo": "text", "marker": {"opacity": 0.5, "size": 5}, "mode": "markers+text", "name": "33_co2_capture_sng", "text": {"elided": "290 str values"}, "textfont": {"size": 12}, "type": "scattergl", "x": {"elided": "290 float values"}, "y": {"elided": "290 float values"}}, {"hoverinfo": "text", "marker": {"opacity": 0.5, "size": 5}, "mode": "markers+text", "name": "34_drug_release_chitosan", "text": ["", "", "", "", "", "", "", "", "", "", "", "", "", "", "", "", "", "", "", "", "", "", "", "", "", "", "", "", "", "", "", "", "", "", "", "", "", "", "", "", "", ""], "textfont": {"size": 12}, "type": "scattergl", "x": [11.92, 11.55, 12.18, 11.88, 11.58, 11.89, 12.08, 11.87, 11.87, 12.12, 12.02, 9.405, 11.9, 11.92, 12.11, 11.98, 11.82, 11.86, 12.01, 11.99, 9.846, 11.96, 11.88, 11.91, 11.96, 11.88, 11.89, 11.87, 12.04, 12.11, 11.95, 11.95, 10.56, 11.94, 11.93, 11.93, 11.82, 11.95, 11.81, 11.79, 11.97, 12.3], "y": [4.589, 4.156, 4.404, 4.345, 4.561, 4.589, 4.422, 4.538, 4.556, 4.376, 4.572, 5.458, 4.611, 4.584, 4.484, 4.557, 4.577, 4.589, 4.582, 4.57, 5.131, 4.637, 4.671, 4.572, 2.94, 4.607, 4.549, 4.519, 4.577, 4.486, 4.597, 4.569, 3.9, 4.59, 4.599, 4.598, 4.609, 4.604, 4.568, 4.49, 4.536, 4.213]}], "layout": {"annotations": [{"showarrow": false, "text": "D1", "x": 4.195, "y": 3.221, "yshift": 10}, {"showarrow": false, "text": "D2", "x": 9.475, "xshift": 10, "y": 7.674}], "height": 750, "shapes": [{"line": {"color": "#CFD8DC", "width": 2}, "type": "line", "x0": 9.475, "x1": 9.475, "y0": -1.232, "y1": 7.674}, {"line": {"color": "#9E9E9E", "width": 2}, "type": "line", "x0": 4.195, "x1": 14.75, "y0": 3.221, "y1": 3.221}], "title": {"font": {"color": "Black", "size": 22}, "text": "<b>Documents and Topics</b>", "x": 0.5, "xanchor": "center", "yanchor": "top"}, "width": 1200, "xaxis": {"visible": false}, "yaxis": {"visible": false}}}
